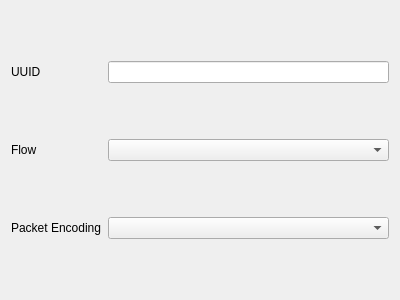
<?xml version="1.0" encoding="UTF-8"?>
<ui version="4.0">
 <class>EditVless</class>
 <widget class="QWidget" name="EditVless">
  <property name="geometry">
   <rect>
    <x>0</x>
    <y>0</y>
    <width>400</width>
    <height>300</height>
   </rect>
  </property>
  <property name="windowTitle">
   <string notr="true"/>
  </property>
  <layout class="QGridLayout" name="gridLayout">
   <item row="1" column="0">
    <widget class="QLabel" name="flow_l">
     <property name="text">
      <string notr="true">Flow</string>
     </property>
    </widget>
   </item>
   <item row="1" column="1">
    <widget class="QComboBox" name="flow">
     <item>
      <property name="text">
       <string notr="true"/>
      </property>
     </item>
    </widget>
   </item>
   <item row="0" column="0">
    <widget class="QLabel" name="label">
     <property name="text">
      <string>UUID</string>
     </property>
    </widget>
   </item>
   <item row="0" column="1">
    <widget class="MyLineEdit" name="uuid"/>
   </item>
   <item row="2" column="0">
    <widget class="QLabel" name="label_2">
     <property name="text">
      <string>Packet Encoding</string>
     </property>
    </widget>
   </item>
   <item row="2" column="1">
    <widget class="QComboBox" name="packet_encoding"/>
   </item>
  </layout>
 </widget>
 <customwidgets>
  <customwidget>
   <class>MyLineEdit</class>
   <extends>QLineEdit</extends>
   <header>include/ui/utils/MyLineEdit.h</header>
  </customwidget>
 </customwidgets>
 <resources/>
 <connections/>
</ui>
